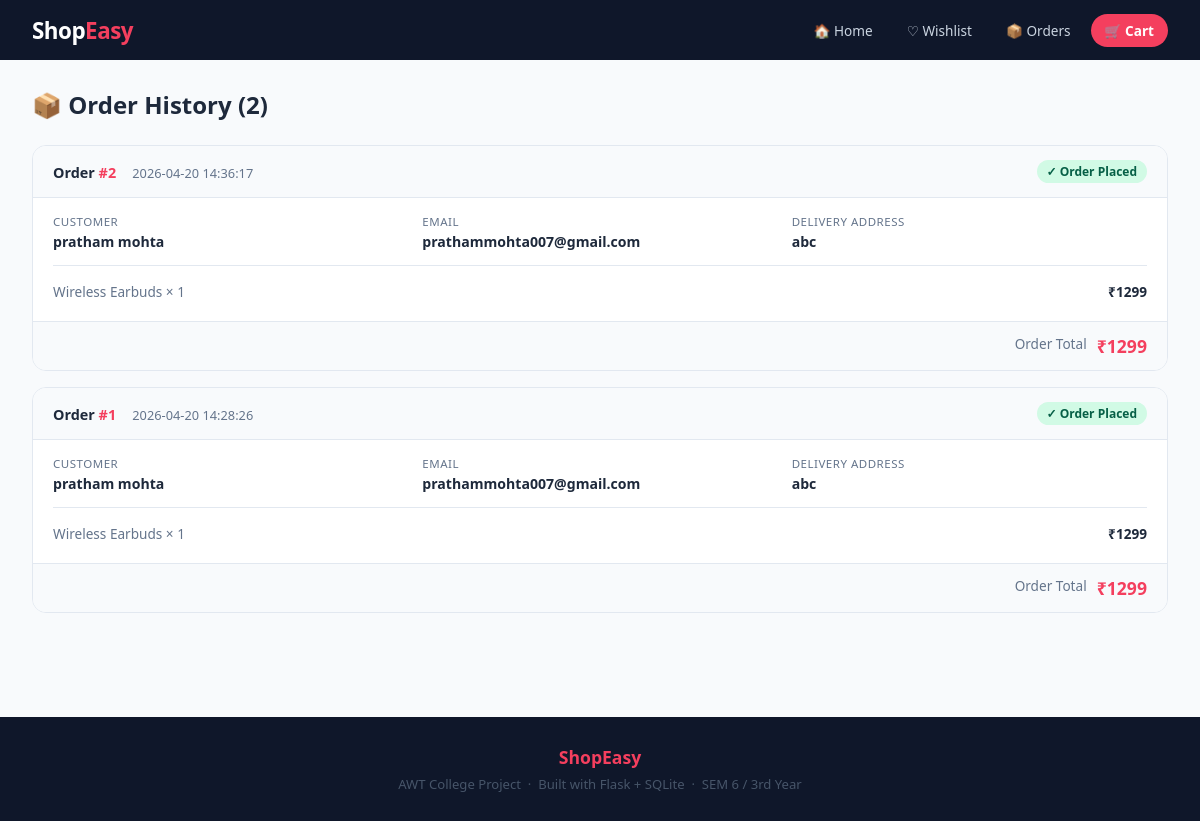
The page /orders on the database its author committed.
### tables this page shows
CREATE TABLE orders (
        id         INTEGER PRIMARY KEY AUTOINCREMENT,
        name       TEXT NOT NULL,
        email      TEXT NOT NULL,
        address    TEXT NOT NULL,
        total      REAL NOT NULL,
        items_json TEXT NOT NULL,
        created_at TEXT NOT NULL DEFAULT (datetime('now','localtime'))
    );

### app.py (the view)
@app.route("/orders")
def orders():
    conn  = get_db()
    all_orders = conn.execute("SELECT * FROM orders ORDER BY id DESC").fetchall()
    conn.close()
    cart_count = sum(session.get("cart", {}).values())
    wish_count = len(session.get("wishlist", []))
    parsed = []
    for o in all_orders:
        parsed.append({
            "id":         o["id"],
            "name":       o["name"],
            "email":      o["email"],
            "address":    o["address"],
            "total":      o["total"],
            "created_at": o["created_at"],
            "items":      json.loads(o["items_json"])
        })
    return render_template("orders.html",
        orders=parsed, cart_count=cart_count, wish_count=wish_count)

### app.py (called while the page is built)
def get_db():
    conn = sqlite3.connect(DB)
    conn.row_factory = sqlite3.Row
    return conn

### templates/orders.html (shortened to what this page needs)
{% extends "base.html" %}
{% block content %}
<div class="container">
<div class="page-h">📦 Order History ({{ orders|length }})</div>
{% if orders %}
  {% for order in orders %}
  <div class="order-card">
    <div class="order-head">
      <div>
        <span class="order-id">Order <span>#{{ order['id'] }}</span></span>
        <span class="order-date" style="margin-left:12px;">{{ order['created_at'] }}</span>
      </div>
      <span class="order-status">✓ Order Placed</span>
    </div>
    <div class="order-body">
      <div class="order-info">
        <div class="info-cell">
          <div class="info-label">Customer</div>
          <div class="info-val">{{ order['name'] }}</div>
        </div>
        <div class="info-cell">
          <div class="info-label">Email</div>
          <div class="info-val">{{ order['email'] }}</div>
        </div>
        <div class="info-cell">
          <div class="info-label">Delivery Address</div>
          <div class="info-val">{{ order['address'][:40] }}{% if order['address']|length > 40 %}…{% endif %}</div>
        </div>
      </div>
      <div class="items-list">
        {% for item in order['items'] %}
        <div class="i-row">
          <span>{{ item['name'] }} × {{ item['qty'] }}</span>
          <span style="font-weight:700;">₹{{ "%.0f"|format(item['subtotal']) }}</span>
        </div>
        {% endfor %}
      </div>
    </div>
    <div class="order-foot">
      <span class="order-total-lbl">Order Total</span>
      <span class="order-total-val">₹{{ "%.0f"|format(order['total']) }}</span>
    </div>
  </div>
  {% endfor %}
{% else %}
<div class="empty-state">
  <div class="icon">📦</div>
  <p>No orders yet. Place your first order!</p>
  <a href="/" class="btn btn-red">Shop Now</a>
</div>
{% endif %}
</div>
{% endblock %}

### templates/base.html (style rules this page uses)
:root { --navy: #0f172a; --navy2: #1e293b; --navy3: #334155; --accent: #f43f5e; --acc2: #e11d48; --gold: #f59e0b; --green: #10b981; --blue: #3b82f6; --bg: #f8fafc; --card: #ffffff; --text: #1e293b; --muted: #64748b; --border: #e2e8f0; --radius: 12px; --shadow: 0 1px 3px rgba(0,0,0,.07), 0 4px 12px rgba(0,0,0,.05); }
*, *::before, *::after { box-sizing: border-box; margin: 0; padding: 0; }
body { font-family: 'Segoe UI', system-ui, sans-serif; background: var(--bg); color: var(--text); }
.container { max-width: 1200px; margin: 0 auto; padding: 28px 32px; }

### templates/orders.html (style rules this page uses)
.page-h { font-size:1.5rem; font-weight:900; margin-bottom:24px; }
.order-card { background: var(--card); border: 1px solid var(--border); border-radius: 14px; overflow: hidden; margin-bottom: 16px; }
.order-head { display: flex; justify-content: space-between; align-items: center; padding: 14px 20px; background: #f8fafc; border-bottom: 1px solid var(--border); flex-wrap: wrap; gap: 8px; }
.order-id { font-weight: 800; font-size: 0.9rem; }
.order-id span { color: var(--accent); }
.order-date { font-size: 0.8rem; color: var(--muted); }
.order-status { background: #d1fae5; color: #065f46; padding: 3px 10px; border-radius: 20px; font-size: 0.75rem; font-weight: 800; }
.order-body { padding: 16px 20px; }
.order-info { display: grid; grid-template-columns: 1fr 1fr 1fr; gap: 14px; margin-bottom: 14px; }
.info-label { font-size: 0.72rem; text-transform: uppercase; letter-spacing: 0.5px; color: var(--muted); margin-bottom: 3px; }
.info-val { font-size: 0.88rem; font-weight: 600; }
.items-list { border-top: 1px solid var(--border); padding-top: 12px; }
.items-list .i-row { display: flex; justify-content: space-between; font-size: 0.85rem; padding: 4px 0; border-bottom: 1px dashed #f1f5f9; }
.items-list .i-row:last-child { border-bottom: none; }
.items-list .i-row span:first-child { color: var(--muted); }
.order-foot { display: flex; justify-content: flex-end; padding: 12px 20px; border-top: 1px solid var(--border); background: #f8fafc; }
.order-total-lbl { font-size: 0.85rem; color: var(--muted); margin-right: 10px; }
.order-total-val { font-size: 1.1rem; font-weight: 900; color: var(--accent); }

### rows shown on the page
orders: id "2", created_at "2026-04-20 14:36:17", name "pratham mohta", email "prathammohta007@gmail.com", address "abc", name "Wireless Earbuds", qty "1", subtotal "1299", total "1299"
orders: id "1", created_at "2026-04-20 14:28:26", name "pratham mohta", email "prathammohta007@gmail.com", address "abc", name "Wireless Earbuds", qty "1", subtotal "1299", total "1299"

### other values the page prints
{{ orders|length }} "2"
